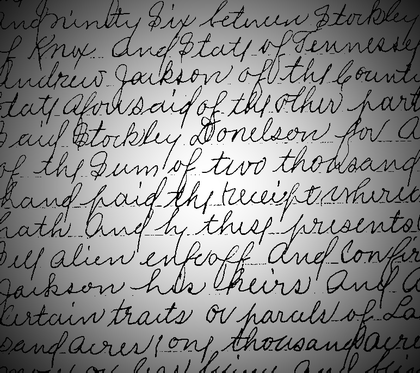
%> input picture [Sem4]/Systemy Wizyjne/LAB6.Binaryzacja/tekstReczny.tif, 420 x 373 px, shrunk from 772 x 686 before the run
$ octave binaryzacja_srednia_ruchoma.m   (GNU Octave 9; MATLAB toolbox functions it lacks are replaced by stand-ins)
%> lines starting %> are read from the running program, lines starting %| are printed output that depends on the picture; in (x1, y1, x2, y2) boxes, pixels count from 0 and x2, y2 are one past the last pixel; in counts of white or black regions, pixels touching at a corner belong together; the program's own positions count from 1
clear all;
close all;


image = imread('tekstReczny.tif');
%> image is the input picture: size 373x420 uint8; min 0, max 255, mean 136.7
[sizeX sizeY] = size(image);
%> sizeX = 373; sizeY = 420
image_bin=image;
n=20;
a=0.5;
m=1;
FIFO = 0;
for i=1:sizeX
    for j=1:sizeY

        if size(FIFO)==n
            FIFO(1:end-1) = FIFO(2:end);
            FIFO(end) = image(i,j);
        else
            if( size(FIFO)<n)
            FIFO = [FIFO image(i,j)];
            end
        end
        m = sum(FIFO)/n;
        T = a*m;
        if(image(i,j)<T)
            image_bin(i,j)=0;
        else
            image_bin(i,j)=255;
        end

    end
end
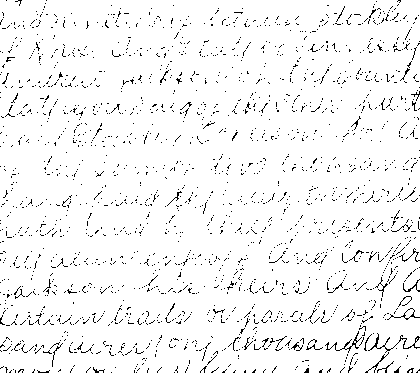
%> image_bin: size 373x420 uint8; 95.8% white; black in thin lines or dots
%> after the loop, FIFO = 20 values, max 39 at index 17, min 0 at index 1, mean 21.85

%%%%%%%%%%%%%%%%%%%%%
image_bin_manual = im2bw(image,152/255);
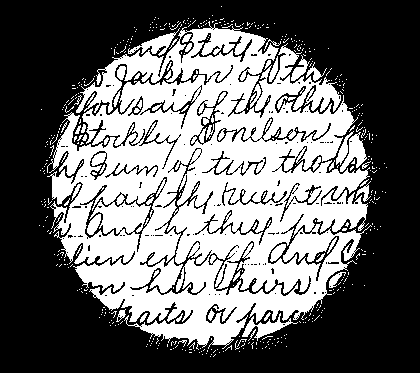
%> image_bin_manual: size 373x420 logical; 41.9% white; 488 white regions (440 under 20 px), largest, box (x1, y1, x2, y2) and area: (47, 21, 372, 350) 60604, (340, 132, 367, 172) 462, (242, 313, 298, 341) 457
%%%%%%%%%%%%%%%%%%%%%
lvl = graythresh(image);
%> lvl = 0.533
image_bin_otsu = im2bw(image,lvl);
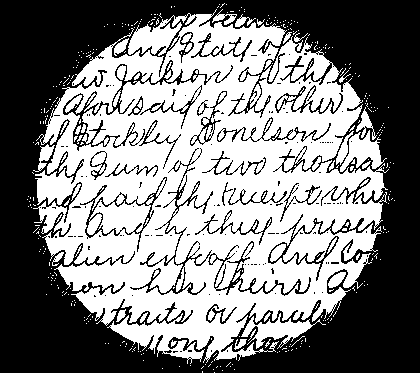
%> image_bin_otsu: size 373x420 logical; 50.3% white; 135 black regions (114 under 20 px), largest, box (x1, y1, x2, y2) and area: (0, 0, 420, 373) 69801, (130, 148, 311, 296) 1888, (63, 60, 233, 151) 1489


figure('name','srednia ruchoma');
imshow(image_bin,[])
figure('name','srednia manualna');
imshow(image_bin_manual,[])
figure('name','srednia otsu');
imshow(image_bin_otsu,[])
